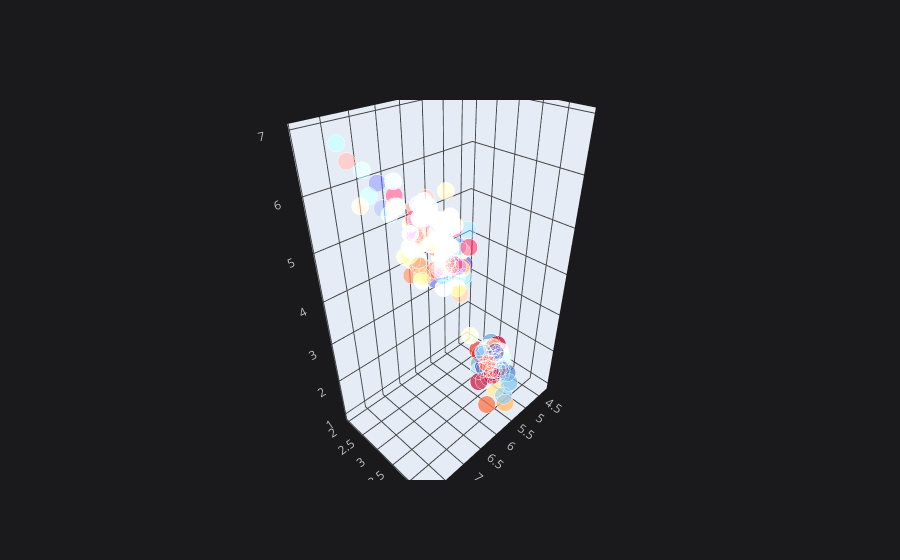

This figure's notebook cell:
### Code cell
iris.iplot(kind='scatter3d', x='sepal_length',  y='sepal_width', z='petal_length', colorscale='rdylbu', )

### Figure 1 — Plotly figure (JSON) as saved in the notebook; plotly's stock layout.template omitted (floating-point values rounded to 4 significant figures; data arrays with more than 128 entries replaced by an {"elided": "..."} marker saying what was removed)
{"data": [{"marker": {"color": {"elided": "150 str values"}, "opacity": 0.8, "size": {"elided": "150 int values"}, "symbol": "circle"}, "mode": "markers", "text": {"elided": "150 str values"}, "type": "scatter3d", "x": {"elided": "150 float values"}, "y": {"elided": "150 float values"}, "z": {"elided": "150 float values"}}], "layout": {"legend": {"bgcolor": "#1A1A1C", "font": {"color": "#D9D9D9"}}, "paper_bgcolor": "#1A1A1C", "plot_bgcolor": "#1A1A1C", "scene": {"xaxis": {"gridcolor": "#434343", "showgrid": true, "tickfont": {"color": "#C2C2C2"}, "title": {"font": {"color": "#D9D9D9"}, "text": ""}, "zerolinecolor": "#666570"}, "yaxis": {"gridcolor": "#434343", "showgrid": true, "tickfont": {"color": "#C2C2C2"}, "title": {"font": {"color": "#D9D9D9"}, "text": ""}, "zerolinecolor": "#666570"}, "zaxis": {"gridcolor": "#434343", "showgrid": true, "tickfont": {"color": "#C2C2C2"}, "title": {"font": {"color": "#D9D9D9"}, "text": ""}, "zerolinecolor": "#666570"}}, "title": {"font": {"color": "#D9D9D9"}}}}
